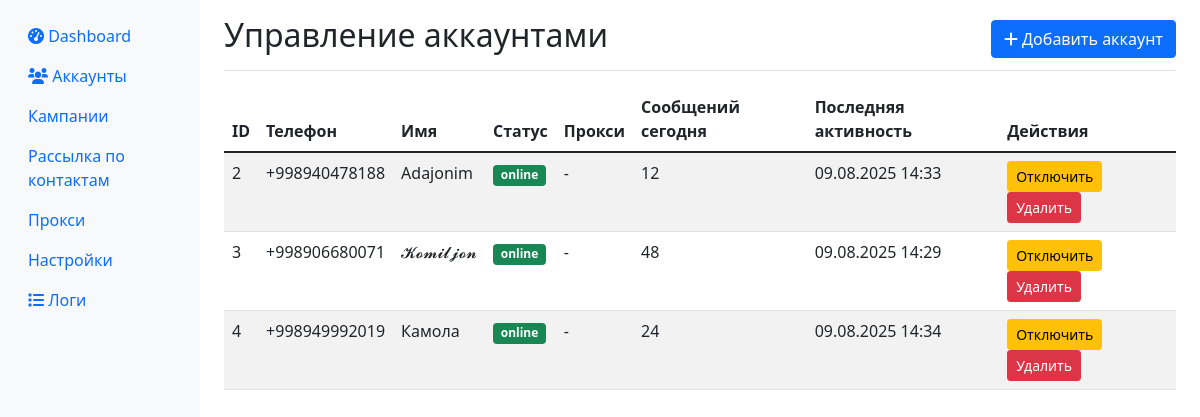
Page /accounts on the earlier database version.
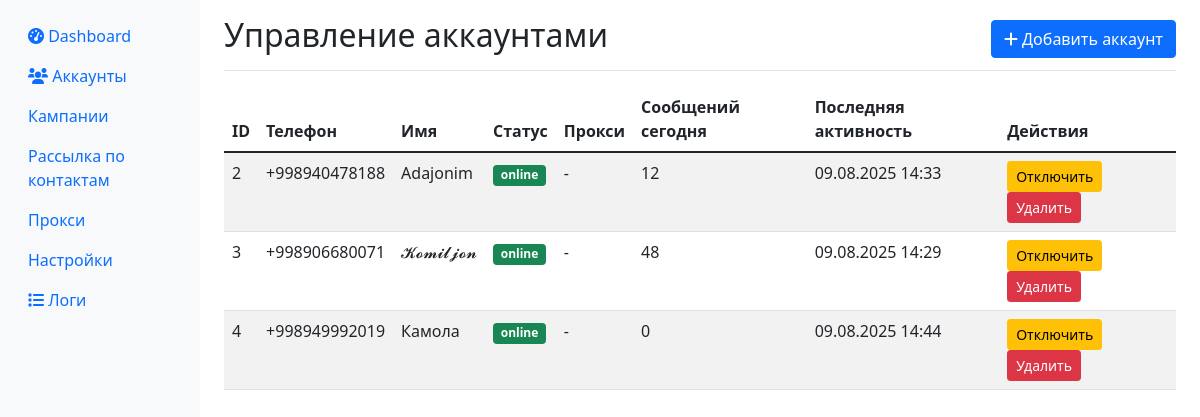
Same page on the later database version.
### app/database.py (models this page shows)
class Account(Base):
    __tablename__ = "accounts"
    id = Column(Integer, primary_key=True, index=True)
    phone = Column(String, unique=True, index=True)
    name = Column(String)
    status = Column(String, default="offline")  # online, offline, blocked, error
    session_data = Column(Text)  # зашифрованная сессия
    proxy = Column(String, nullable=True)
    created_at = Column(DateTime, default=datetime.utcnow)
    last_activity = Column(DateTime, default=datetime.utcnow)
    messages_sent_today = Column(Integer, default=0)
    messages_sent_hour = Column(Integer, default=0)
    last_message_time = Column(DateTime, nullable=True)
    is_active = Column(Boolean, default=True)

### app/web.py (the view)
@app.get("/accounts", response_class=HTMLResponse)
async def accounts_page(request: Request, db: Session = Depends(get_db)):
    accounts = db.query(Account).all()
    return templates.TemplateResponse("accounts.html", {
        "request": request,
        "accounts": accounts
    })

### templates/accounts.html (shortened to what this page needs)
{% extends "base.html" %}
{% block content %}
<div class="d-flex justify-content-between flex-wrap flex-md-nowrap align-items-center pt-3 pb-2 mb-3 border-bottom">
    <h1 class="h2">Управление аккаунтами</h1>
    <button class="btn btn-primary" data-bs-toggle="modal" data-bs-target="#addAccountModal">
        <i class="fas fa-plus"></i> Добавить аккаунт
    </button>
</div>
<div class="table-responsive">
    <table class="table table-striped">
        <thead>
            <tr>
                <th>ID</th>
                <th>Телефон</th>
                <th>Имя</th>
                <th>Статус</th>
                <th>Прокси</th>
                <th>Сообщений сегодня</th>
                <th>Последняя активность</th>
                <th>Действия</th>
            </tr>
        </thead>
        <tbody>
            {% for account in accounts %}
            <tr>
                <td>{{ account.id }}</td>
                <td>{{ account.phone }}</td>
                <td>{{ account.name or '-' }}</td>
                <td>
                    <span class="badge bg-{% if account.status == 'online' %}success{% elif account.status == 'offline' %}secondary{% elif account.status == 'error' %}danger{% else %}warning{% endif %}">
                        {{ account.status }}
                    </span>
                </td>
                <td>{{ account.proxy or '-' }}</td>
                <td>{{ account.messages_sent_today }}</td>
                <td>{{ account.last_activity.strftime('%d.%m.%Y %H:%M') if account.last_activity else '-' }}</td>
                <td>
                    <button class="btn btn-sm btn-{% if account.is_active %}warning{% else %}success{% endif %}"
                            onclick="toggleAccount({{ account.id }})">
                        {% if account.is_active %}Отключить{% else %}Включить{% endif %}
                    </button>
                    <button class="btn btn-sm btn-danger" onclick="deleteAccount({{ account.id }})">
                        Удалить
                    </button>
                </td>
            </tr>
            {% endfor %}
        </tbody>
    </table>
</div>
{% endblock %}

### templates/base.html (shortened to what this page needs)
<!DOCTYPE html>
<html lang="ru">
<head>
    <link href="https://cdn.jsdelivr.net/npm/bootstrap@5.1.3/dist/css/bootstrap.min.css" rel="stylesheet">
    <link href="https://cdnjs.cloudflare.com/ajax/libs/font-awesome/6.0.0/css/all.min.css" rel="stylesheet">
</head>
<body>
    <div class="container-fluid">
        <div class="row">
            <nav class="col-md-2 d-md-block sidebar collapse">
                <div class="position-sticky pt-3">
                    <ul class="nav flex-column">
                        <li class="nav-item">
                            <a class="nav-link" href="/">
                                <i class="fas fa-tachometer-alt"></i> Dashboard
                            </a>
                        </li>
                        <li class="nav-item">
                            <a class="nav-link" href="/accounts">
                                <i class="fas fa-users"></i> Аккаунты
                            </a>
                        </li>
                        <li class="nav-item">
                            <a class="nav-link" href="/campaigns">Кампании</a>
                        </li>
                        <li class="nav-item">
                            <a class="nav-link" href="/contacts-campaign">Рассылка по контактам</a>
                        </li>
                        <li class="nav-item">
                            <a class="nav-link" href="/proxies">Прокси</a>
                        </li>
                        <li class="nav-item">
                            <a class="nav-link" href="/settings">Настройки</a>
                        </li>
                        <li class="nav-item">
                            <a class="nav-link" href="/logs">
                                <i class="fas fa-list"></i> Логи
                            </a>
                        </li>
                    </ul>
                </div>
            </nav>
            <main class="col-md-10 ms-sm-auto px-md-4">
                {% block content %}{% endblock %}
            </main>
        </div>
    </div>
</body>
</html>

### templates/base.html (style rules this page uses)
.sidebar { min-height: 100vh; background-color: #f8f9fa; }

Differences in the rows shown:
changed Account "Камола": messages_sent_today "24" → "0"; last_activity "09.08.2025 14:34" → "09.08.2025 14:44"
